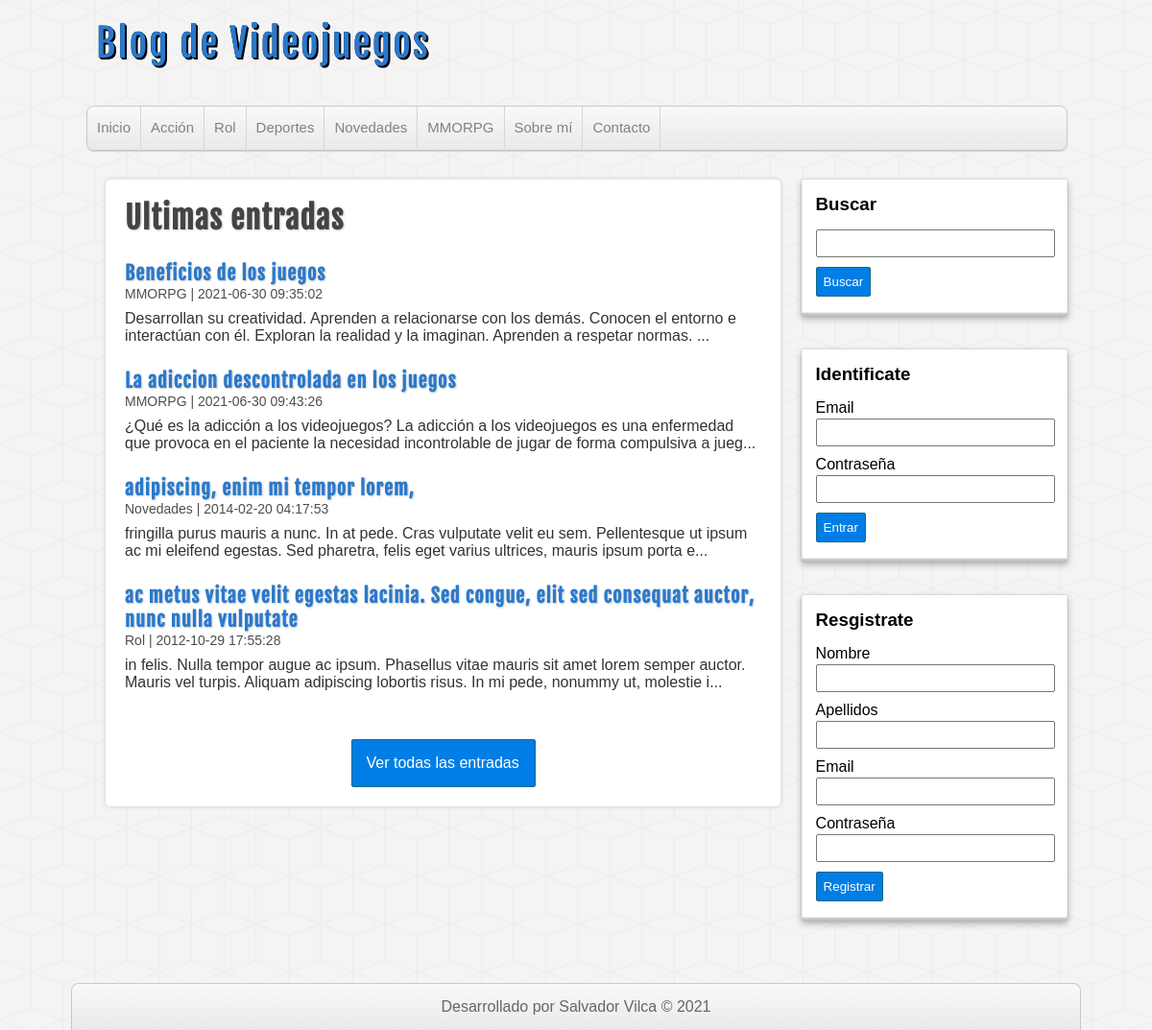
The page / on the database its author committed.
### tables this page shows
CREATE TABLE `categorias` (
  `id` int(255) NOT NULL AUTO_INCREMENT,
  `nombre` varchar(255) NOT NULL,
  PRIMARY KEY (`id`)
);

CREATE TABLE `entradas` (
                            `id` int(255) NOT NULL AUTO_INCREMENT,
                            `usuario_id` int(255) NOT NULL,
                            `categoria_id` int(255) NOT NULL,
                            `titulo` varchar(255) NOT NULL,
                            `descripcion` mediumtext,
                            `fecha` datetime NOT NULL DEFAULT CURRENT_TIMESTAMP,
                            PRIMARY KEY (`id`),
                            KEY `entradas_categorias_id_fk` (`categoria_id`),
                            KEY `entradas_usuarios_id_fk` (`usuario_id`),
                            CONSTRAINT `entradas_categorias_id_fk` FOREIGN KEY (`categoria_id`) REFERENCES `categorias` (`id`),
                            CONSTRAINT `entradas_usuarios_id_fk` FOREIGN KEY (`usuario_id`) REFERENCES `usuarios` (`id`)
);

### includes/helpers.php (called while the page is built, shortened)
<?php
function conseguirCategorias($conexion){
	$sql = "SELECT * FROM categorias ORDER BY id ASC;";
	$categorias = mysqli_query($conexion, $sql);
	$resultado = array();
	if($categorias && mysqli_num_rows($categorias) >= 1){
		$resultado = $categorias;
	}
	return $resultado;
}
function conseguirEntradas($conexion, $limit = null, $categoria = null, $busqueda = null){
	$sql="SELECT e.*, c.nombre AS 'categoria' FROM entradas e ".
		 "INNER JOIN categorias c ON e.categoria_id = c.id ";
	$sql .= "ORDER BY e.id DESC ";
	if($limit){
		$sql .= "LIMIT 4";
	}
	$entradas = mysqli_query($conexion, $sql);
	return $entradas;
}

### index.php (the view)
<?php require_once 'includes/cabecera.php'; ?>
<?php require_once 'includes/lateral.php'; ?>
<div id="principal">
	<h1>Ultimas entradas</h1>
	<?php
		$entradas = conseguirEntradas($db, true);
		if(!empty($entradas)):
			while($entrada = mysqli_fetch_assoc($entradas)):
	?>
				<article class="entrada">
					<a href="entrada.php?id=<?=$entrada['id']?>">
						<h2><?=$entrada['titulo']?></h2>
						<span class="fecha"><?=$entrada['categoria'].' | '.$entrada['fecha']?></span>
						<p>
							<?=substr($entrada['descripcion'], 0, 180)."..."?>
						</p>
					</a>
				</article>
	<?php
			endwhile;
		endif;
	?>
	<div id="ver-todas">
		<a href="entradas.php">Ver todas las entradas</a>
	</div>
</div>
<?php require_once 'includes/pie.php'; ?>

### includes/cabecera.php (shortened to what this page needs)
<?php require_once 'conexion.php'; ?>
<?php require_once 'includes/helpers.php'; ?>
<!DOCTYPE HTML>
<html lang="es">
	<head>
		<link rel="stylesheet" type="text/css" href="./assets/css/style.css" />
	</head>
	<body>
		<header id="cabecera">
			<div id="logo">
				<a href="index.php">
					Blog de Videojuegos
				</a>
			</div>
			<nav id="menu">
				<ul>
					<li>
						<a href="index.php">Inicio</a>
					</li>
					<?php
						$categorias = conseguirCategorias($db);
						if(!empty($categorias)):
							while($categoria = mysqli_fetch_assoc($categorias)):
					?>
								<li>
									<a href="categoria.php?id=<?=$categoria['id']?>"><?=$categoria['nombre']?></a>
								</li>
					<?php
							endwhile;
						endif;
					?>
					<li>
						<a href="index.php">Sobre mí</a>
					</li>
					<li>
						<a href="index.php">Contacto</a>
					</li>
				</ul>
			</nav>
		</header>
		<div id="contenedor">

### includes/lateral.php (shortened to what this page needs)
<aside id="sidebar">
	<div id="buscador" class="bloque">
		<h3>Buscar</h3>
		<form action="buscar.php" method="POST">
			<input type="text" name="busqueda" />
			<input type="submit" value="Buscar" />
		</form>
	</div>
	<?php if(!isset($_SESSION['usuario'])): ?>
	<div id="login" class="bloque">
		<h3>Identificate</h3>
		<form action="login.php" method="POST">
			<label for="email">Email</label>
			<input type="email" name="email" />
			<label for="password">Contraseña</label>
			<input type="password" name="password" />
			<input type="submit" value="Entrar" />
		</form>
	</div>
	<div id="register" class="bloque">
		<h3>Resgistrate</h3>
		<form action="registro.php" method="POST">
			<label for="nombre">Nombre</label>
			<input type="text" name="nombre" />
			<label for="apellidos">Apellidos</label>
			<input type="text" name="apellidos" />
			<label for="email">Email</label>
			<input type="email" name="email" />
			<label for="password">Contraseña</label>
			<input type="password" name="password" />
			<input type="submit" name="submit" value="Registrar" />
		</form>
	</div>
	<?php endif; ?>
</aside>

### includes/pie.php (shortened to what this page needs)
		</div>
		<footer id="pie">
			<p>Desarrollado por Salvador Vilca &copy; <?php echo date("Y"); ?> </p>
		</footer>
	</body>
</html>

### assets/css/style.css (style rules this page uses)
* { margin: 0px; padding: 0px; font-family: sans-serif, Helvetica, Arial; text-decoration: none; }
body { background: url(../img/cubes.png) #F4F4F4; }
.fecha { color: #4e4e4e; margin-top:5px; font-size: 14px; }
#cabecera { width: 85%; height: auto; background: transparent; margin: 0px auto; }
#logo { float:left; width: 540px; height: 110px; }
#logo a { font-family: "fajala", Helvetica; font-size: 40px; letter-spacing: 2px; color: #2979CD; text-shadow: 0px 0px 0px black, 1px 1px 0px black, 2px 2px 0px black; transition: all 500ms; line-height: 90px; margin-left: 10px; }
#menu { clear: both; width: 100%; height: 45px; background: linear-gradient(to bottom, #f9f9f9 0px, #e9e9e9 100%); border: 1px solid #C9C9C9; border-radius: 8px; box-shadow: 0px 1px 1px #ccc; overflow: hidden; }
#menu ul { list-style: none; }
#menu ul li { float: left; line-height: 44px; border-right: 1px solid #D6D6D6; }
#menu ul li a { display: block; padding-left: 10px; padding-right: 10px; font-size: 15px; color: #838282; }
#contenedor { width: 85%; height: auto; margin: 0px auto; margin-top: 30px; margin-bottom: 30px; }
#sidebar { float:right; width: 27%; height: auto; }
.bloque { display:block; width: 90%; margin: 0px auto; margin-bottom: 35px; background: white; padding: 15px; box-shadow: 0px 0px 1px rgba(0,0,0,0.3), 0px 3px 7px rgba(0,0,0,0.3), 0px 0px 1px #FFFFFF inset, 0px -3px 2px rgba(0,0,0,0.25) inset; }
.bloque h3 { margin-bottom: 15px; }
label, input[type="text"], input[type="email"], input[type="password"] { display: block; width: 95%; margin-top:2px; margin-bottom: 2px; }
input[type="text"], input[type="email"], input[type="password"] { padding: 5px; margin-bottom: 10px; }
input[type="button"], input[type="submit"], .boton { margin-top: 5px; margin-bottom: 5px; display: block; border-radius: 2px; color:white; background: #007ee5; border: 1px solid #156785; cursor:pointer; padding: 7px; }
#principal { float: left; width: 65%; min-height: 572px; background:white; border-radius: 5px; box-shadow: 0px 0px 5px #ccc; margin-left: 20px; padding: 20px; overflow: hidden; }
#principal a { color: #333; }
#principal h1 { font-size: 32px; color: #444; letter-spacing: 1px; text-shadow: 1px 1px 2px #ccc; font-family: "fajala"; }
#principal h2 { font-size: 20px; color: #2979CD; text-shadow: 1px 1px 2px #ccc; letter-spacing: 1px; font-family: "fajala"; margin-top: 25px; }
#principal p { margin-top: 8px; }
#ver-todas a { display: block; border-radius: 2px; padding: 15px; color:white; background: #007ee5; border: 1px solid #156785; cursor:pointer; width: 160px; margin: 0px auto; margin-top:50px; }
#pie { clear:both; width: 85%; margin: 0px auto; background: linear-gradient(to bottom, #f9f9f9 0px, #e9e9e9 100%); border: 1px solid #c9c9c9; border-bottom: none; border-radius: 8px 8px 0px 0px; color: #666; height: auto; padding: 15px; text-align: center; }

### rows shown on the page
categorias: nombre "Acción"
categorias: nombre "Rol"
categorias: nombre "Deportes"
categorias: nombre "Novedades"
categorias: nombre "MMORPG"
entradas: titulo "Beneficios de los juegos", categoria.nombre "MMORPG", fecha "2021-06-30 09:35:02", descripcion "Desarrollan su creatividad. Aprenden a relacionarse con los demás. Conocen el entorno e interactúan con él. Exploran la realidad y la imaginan. Aprenden a respetar normas."
entradas: titulo "La adiccion descontrolada en los juegos", categoria.nombre "MMORPG", fecha "2021-06-30 09:43:26", descripcion "¿Qué es la adicción a los videojuegos? La adicción a los videojuegos es una enfermedad que provoca en el paciente la necesidad incontrolable de jugar de forma compulsiva a jueg"
entradas: titulo "adipiscing, enim mi tempor lorem,", categoria.nombre "Novedades", fecha "2014-02-20 04:17:53", descripcion "fringilla purus mauris a nunc. In at pede. Cras vulputate velit eu sem. Pellentesque ut ipsum ac mi eleifend egestas. Sed pharetra, felis eget varius ultrices, mauris ipsum porta e"
entradas: titulo "ac metus vitae velit egestas lacinia. Sed congue, elit sed consequat auctor, nunc nulla vulputate", categoria.nombre "Rol", fecha "2012-10-29 17:55:28", descripcion "in felis. Nulla tempor augue ac ipsum. Phasellus vitae mauris sit amet lorem semper auctor. Mauris vel turpis. Aliquam adipiscing lobortis risus. In mi pede, nonummy ut, molestie i"
